Frame 1 (no input): blank canvas, image omitted
Frame 60 (the mouse pressed at the canvas centre just before this capture): blank canvas, image omitted
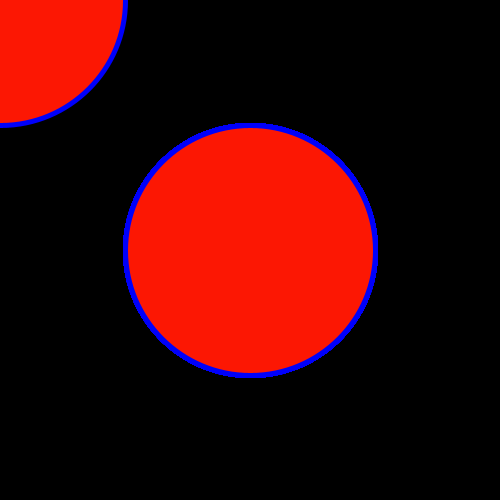
Frame 120 (the mouse held since frame 60 and released just before this capture)

The Processing sketch whose frames 1 and 60 were blank and that drew this single picture after the mouse press (run headless with seeded random() and noise(); from frame 60 on, the mouse is pressed at the canvas centre):

// Processing sketch: processing_172379
// ── processing_172379.pde

void setup(){
  size(500,500);
  background(0);
}
void draw(){
  stroke(0,0,mouseX);
  strokeWeight(5);
ellipse(pmouseY,pmouseX,mouseX,mouseY);
ellipse(mouseX,mouseY,pmouseY,pmouseX);
fill(#FC1703);
}
